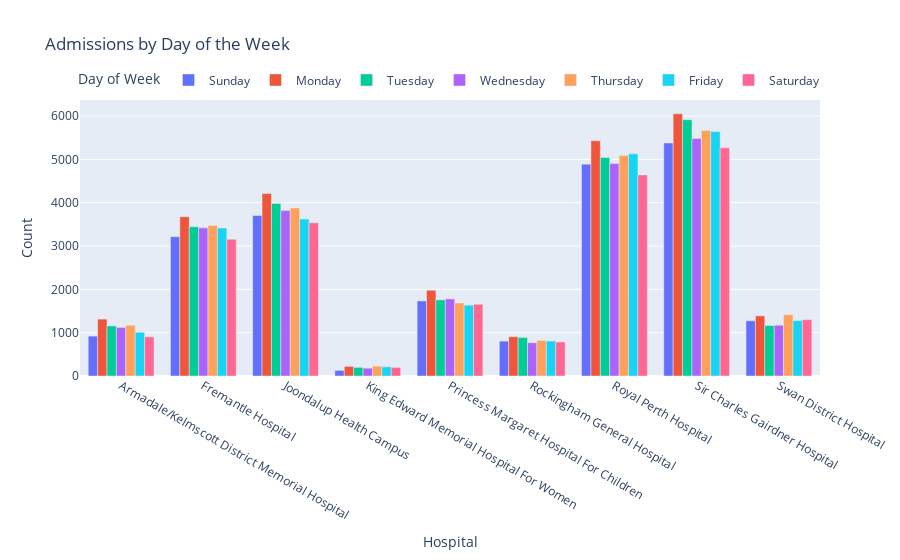

Here is the notebook cell this chart was saved with:
### Markdown cell above
##### Plot of hospital admissions for each day of the week

### Code cell
# Plot of hospital admissions for each day of the week
# Create a new column with the day of the week
hospital_df['Date'] = pd.to_datetime(hospital_df['Date'])
hospital_df['Day of Week'] = hospital_df['Date'].dt.day_name()

# Set the order of the days of the week
days_order = ['Sunday', 'Monday', 'Tuesday', 'Wednesday', 'Thursday', 'Friday', 'Saturday']
hospital_df['Day of Week'] = pd.Categorical(hospital_df['Day of Week'], categories=days_order, ordered=True)

# Group by 'Hospital' and 'Day of Week' and sum the 'Admissions' column
admissions_by_day = hospital_df.groupby(['Hospital', 'Day of Week'])['Admissions'].sum().reset_index()

# Plot the admissions by day of the week
fig = px.bar(admissions_by_day, 
             x='Hospital', 
             y='Admissions', 
             color='Day of Week', 
             title='Admissions by Day of the Week',
             labels={'Admissions': 'Count'},
             barmode='group')

fig.update_layout(xaxis_title='Hospital',
                  yaxis_title='Count',
                  legend_title='Day of Week',
                  legend=dict(orientation="h", 
                              yanchor="bottom", 
                              y=1.02, 
                              xanchor="center", 
                              x=0.5))

fig.show()

### Figure 1 — Plotly figure (JSON) as saved in the notebook; plotly's stock layout.template omitted (floating-point values rounded to 4 significant figures)
{"data": [{"alignmentgroup": "True", "hovertemplate": "Day of Week=Sunday<br>Hospital=%{x}<br>Count=%{y}<extra></extra>", "legendgroup": "Sunday", "marker": {"color": "#636efa", "pattern": {"shape": ""}}, "name": "Sunday", "offsetgroup": "Sunday", "orientation": "v", "showlegend": true, "textposition": "auto", "type": "bar", "x": ["Armadale/Kelmscott District Memorial Hospital", "Fremantle Hospital", "Joondalup Health Campus", "King Edward Memorial Hospital For Women", "Princess Margaret Hospital For Children", "Rockingham General Hospital", "Royal Perth Hospital", "Sir Charles Gairdner Hospital", "Swan District Hospital"], "xaxis": "x", "y": [921, 3216, 3705, 130, 1733, 805, 4890, 5378, 1274], "yaxis": "y"}, {"alignmentgroup": "True", "hovertemplate": "Day of Week=Monday<br>Hospital=%{x}<br>Count=%{y}<extra></extra>", "legendgroup": "Monday", "marker": {"color": "#EF553B", "pattern": {"shape": ""}}, "name": "Monday", "offsetgroup": "Monday", "orientation": "v", "showlegend": true, "textposition": "auto", "type": "bar", "x": ["Armadale/Kelmscott District Memorial Hospital", "Fremantle Hospital", "Joondalup Health Campus", "King Edward Memorial Hospital For Women", "Princess Margaret Hospital For Children", "Rockingham General Hospital", "Royal Perth Hospital", "Sir Charles Gairdner Hospital", "Swan District Hospital"], "xaxis": "x", "y": [1313, 3678, 4212, 222, 1979, 907, 5429, 6052, 1388], "yaxis": "y"}, {"alignmentgroup": "True", "hovertemplate": "Day of Week=Tuesday<br>Hospital=%{x}<br>Count=%{y}<extra></extra>", "legendgroup": "Tuesday", "marker": {"color": "#00cc96", "pattern": {"shape": ""}}, "name": "Tuesday", "offsetgroup": "Tuesday", "orientation": "v", "showlegend": true, "textposition": "auto", "type": "bar", "x": ["Armadale/Kelmscott District Memorial Hospital", "Fremantle Hospital", "Joondalup Health Campus", "King Edward Memorial Hospital For Women", "Princess Margaret Hospital For Children", "Rockingham General Hospital", "Royal Perth Hospital", "Sir Charles Gairdner Hospital", "Swan District Hospital"], "xaxis": "x", "y": [1156, 3445, 3982, 199, 1757, 890, 5044, 5916, 1165], "yaxis": "y"}, {"alignmentgroup": "True", "hovertemplate": "Day of Week=Wednesday<br>Hospital=%{x}<br>Count=%{y}<extra></extra>", "legendgroup": "Wednesday", "marker": {"color": "#ab63fa", "pattern": {"shape": ""}}, "name": "Wednesday", "offsetgroup": "Wednesday", "orientation": "v", "showlegend": true, "textposition": "auto", "type": "bar", "x": ["Armadale/Kelmscott District Memorial Hospital", "Fremantle Hospital", "Joondalup Health Campus", "King Edward Memorial Hospital For Women", "Princess Margaret Hospital For Children", "Rockingham General Hospital", "Royal Perth Hospital", "Sir Charles Gairdner Hospital", "Swan District Hospital"], "xaxis": "x", "y": [1121, 3419, 3818, 181, 1780, 768, 4903, 5482, 1172], "yaxis": "y"}, {"alignmentgroup": "True", "hovertemplate": "Day of Week=Thursday<br>Hospital=%{x}<br>Count=%{y}<extra></extra>", "legendgroup": "Thursday", "marker": {"color": "#FFA15A", "pattern": {"shape": ""}}, "name": "Thursday", "offsetgroup": "Thursday", "orientation": "v", "showlegend": true, "textposition": "auto", "type": "bar", "x": ["Armadale/Kelmscott District Memorial Hospital", "Fremantle Hospital", "Joondalup Health Campus", "King Edward Memorial Hospital For Women", "Princess Margaret Hospital For Children", "Rockingham General Hospital", "Royal Perth Hospital", "Sir Charles Gairdner Hospital", "Swan District Hospital"], "xaxis": "x", "y": [1171, 3475, 3880, 228, 1685, 820, 5091, 5665, 1414], "yaxis": "y"}, {"alignmentgroup": "True", "hovertemplate": "Day of Week=Friday<br>Hospital=%{x}<br>Count=%{y}<extra></extra>", "legendgroup": "Friday", "marker": {"color": "#19d3f3", "pattern": {"shape": ""}}, "name": "Friday", "offsetgroup": "Friday", "orientation": "v", "showlegend": true, "textposition": "auto", "type": "bar", "x": ["Armadale/Kelmscott District Memorial Hospital", "Fremantle Hospital", "Joondalup Health Campus", "King Edward Memorial Hospital For Women", "Princess Margaret Hospital For Children", "Rockingham General Hospital", "Royal Perth Hospital", "Sir Charles Gairdner Hospital", "Swan District Hospital"], "xaxis": "x", "y": [1009, 3415, 3623, 211, 1635, 807, 5128, 5641, 1280], "yaxis": "y"}, {"alignmentgroup": "True", "hovertemplate": "Day of Week=Saturday<br>Hospital=%{x}<br>Count=%{y}<extra></extra>", "legendgroup": "Saturday", "marker": {"color": "#FF6692", "pattern": {"shape": ""}}, "name": "Saturday", "offsetgroup": "Saturday", "orientation": "v", "showlegend": true, "textposition": "auto", "type": "bar", "x": ["Armadale/Kelmscott District Memorial Hospital", "Fremantle Hospital", "Joondalup Health Campus", "King Edward Memorial Hospital For Women", "Princess Margaret Hospital For Children", "Rockingham General Hospital", "Royal Perth Hospital", "Sir Charles Gairdner Hospital", "Swan District Hospital"], "xaxis": "x", "y": [903, 3156, 3536, 199, 1656, 786, 4641, 5266, 1300], "yaxis": "y"}], "layout": {"barmode": "group", "legend": {"orientation": "h", "title": {"text": "Day of Week"}, "tracegroupgap": 0, "x": 0.5, "xanchor": "center", "y": 1.02, "yanchor": "bottom"}, "title": {"text": "Admissions by Day of the Week"}, "xaxis": {"anchor": "y", "domain": [0, 1], "title": {"text": "Hospital"}}, "yaxis": {"anchor": "x", "domain": [0, 1], "title": {"text": "Count"}}}}
